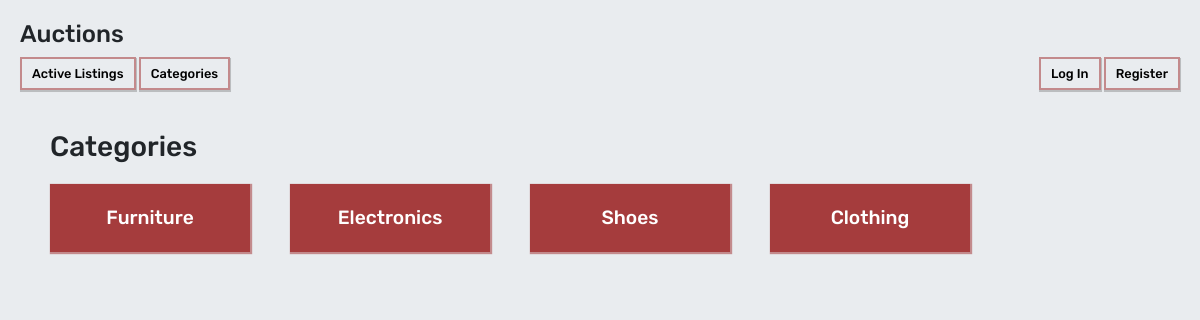
The page /categories on the database its author committed.
### auctions/models.py (models this page shows, shortened)
class Category(models.Model):
    name = models.CharField(max_length=64)
    image = models.URLField()

### auctions/views.py (the view)
# urls.py: path("categories", views.categories, name="categories"),
def categories(request):
    categories = Category.objects.all()
    return render(request, "auctions/categories.html", {
        "categories": categories
    })

### auctions/templates/auctions/categories.html
{% extends "auctions/layout.html" %} {%block title%}Categories{%endblock%}
{%block body%}
<h3>Categories</h2>
<div class="d-flex flex-wrap" style="gap: 40px; margin: 20px 0">
{% for category in categories %}
<div class="category-card"><a href="{% url 'category' category.id %}">{{category.name}}</a></div>
{% empty %}
<div>No categories.</div>
{% endfor %}
</div>
{%endblock%}

### auctions/static/auctions/styles.css (style rules this page uses)
body { font-family: "Rubik", sans-serif; font-weight: 300; background-color: rgb(233, 236, 239); font-size: 0.8em; }
.category-card { -webkit-box-shadow: 1px 1px 1px 1px rgba(158, 42, 43, 0.5); -moz-box-shadow: 1px 1px 1px 1px rgba(158, 42, 43, 0.5); box-shadow: 1px 1px 1px 1px rgba(158, 42, 43, 0.5); background-color: rgba(158, 42, 43, 0.9); }
.category-card a { font-size: 1.5em; font-weight: 500; text-align: center; color: white; text-decoration: none; display: block; width: 200px; padding: 20px 40px; min-width: fit-content; }

### rows shown on the page
Category: name "Furniture"
Category: name "Electronics"
Category: name "Shoes"
Category: name "Clothing"
